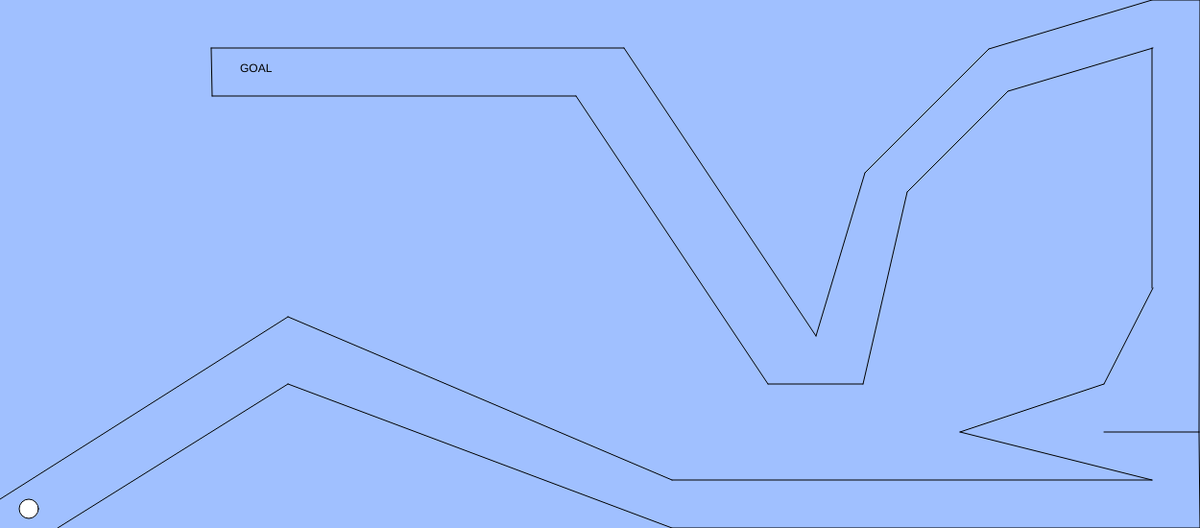
Frame 1 (no input)
Frame 60 (no input): identical to frame 1, image omitted
Frame 120 (the mouse pressed at the canvas centre since frame 60): identical to frame 1, image omitted

The p5.js sketch that drew this single still picture (run headless with seeded random() and noise() and a simulated clock; from frame 60 on, the mouse is pressed at the canvas centre):

// p5.js sketch
// ── sketch.js
// 最終課題を制作しよう
let x, y, xf, yf, xl, yl, a, b, c, d, k, l, m, n, o;

function setup(){
  createCanvas(1250, 550);
  x=30;
  y=530;
  xf=[0,300,60,300,700,700,1250,1249,1000,1000,1150,1200,1249,1200,1050,945,899,1030,901,850,800,600,650,221,220,220];
  yf=[520,330,550,400,500,550,550,450,450,450,400,300,450,0,95,200,400,51,180,350,400,100,50,100,50,50];
  xl=[300,700,300,700,1200,1250,1249,1150,1150,1200,1201,1200,1250,1250,1201,1050,945,1200,1030,901,899,800,850,600,650,221];
  yl=[330,500,400,550,500,550,450,450,400,500,300,50,0,0,50,95,200,0,51,180,400,400,350,100,50,100];

}

function draw(){
  background(160, 192, 255);
  for(let i=0; i<xf.length; i++){line(xf[i],yf[i],xl[i],yl[i]);}
  ellipse(x, y, 20);
  if(mouseIsPressed&&sqrt((x-mouseX)*(x-mouseX)+(y-mouseY)*(y-mouseY))<10){
    x=mouseX;
    y=mouseY;
  }

  for(let i=0; i<xf.length; i++){

    k=(yl[i]-yf[i])/(xl[i]-xf[i]);
    l=yf[i]-xf[i]*k;

    m=k*x-y+l;
    if(m<0){m=(-1)*m};
    n=sqrt(k*k+1);
    o=m/n;
    // 点と直線の距離の公式

    if(o<10&&sqrt((x-xf)*(x-xf)+(y-yf)*(y-yf))<sqrt((xl-xf)*(xl-xf)+(yl-yf)*(yl-yf))&&sqrt((x-xl)*(x-xl)+(y-yl)*(y-yl))<sqrt((xl-xf)*(xl-xf)+(yl-yf)*(yl-yf))){
      x=30;
      y=530;
    }

  }

  goal("GOAL",250,75)

  if(x<300&&y<100){
    congratulations("CONGRATULATIONS!!",100,200)
  }

  x = constrain(x, 10, width-10);
  y = constrain(y, 10, height-10);

}

function goal(t,x,y){
  text(t,x,y)
}

function congratulations(t,x,y){
  text(t,x,y)
}

// function windowResized(){
//   resizeCanvas(windowWidth, windowHeight);
// }
